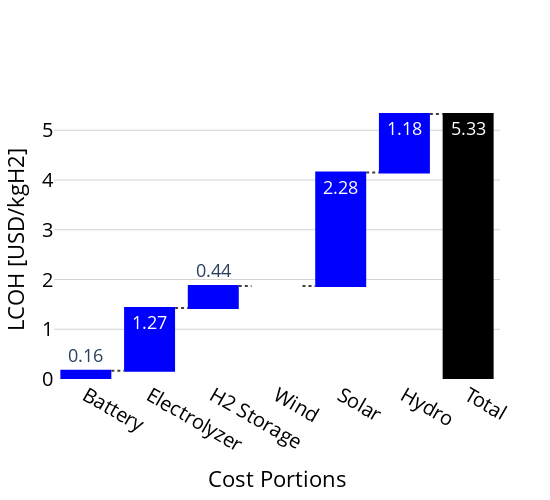

The code cell stored with this chart in its notebook:
### Code cell
hydro_year = "atlite" # wet dry atlite
scenario_year = "30" # 25 30
electrolyser_type = "PEM" # ALK PEM

# gdf_data = gpd.read_file(f'Resources\\net_generation\\Scenario_{hydro_year}_{electrolyser_type}_{scenario_year}\\hex_cost_components.geojson')
gdf_data = gpd.read_file(f'Resources\\Scenario_{hydro_year}_{electrolyser_type}_{scenario_year}\\hex_cost_components.geojson')

generate_waterfall_chart(gdf_data, 'trucking')

vmin = gdf_data["Vientiane trucking production cost"].min() - 0.5
plot_full_cost_map(
    gdf_data, 'Vientiane', 'Vientiane trucking production cost', 
    r'Resources\Scenario_dry_ALK_25\Visualisation\visualisation_lowest_cost.png', 
    vmin=vmin, vmax=vmax
)

plot_cost_distribution(gdf_data, 
                       'Vientiane trucking production cost', 
                       'cost_distribution.png', 15)

### Figure 1 — Plotly figure (JSON) as saved in the notebook; plotly's stock layout.template omitted (floating-point values rounded to 4 significant figures)
{"data": [{"connector": {"line": {"color": "rgb(63, 63, 63)", "dash": "dot"}}, "decreasing": {"marker": {"color": "#ff7f0e"}}, "increasing": {"marker": {"color": "#0000ff"}}, "measure": ["relative", "relative", "relative", "relative", "relative", "relative", "total"], "orientation": "v", "text": ["0.16", "1.27", "0.44", "0.00", "2.28", "1.18", "5.33"], "totals": {"marker": {"color": "#000000"}}, "type": "waterfall", "x": ["Battery", "Electrolyzer", "H2 Storage", "Wind", "Solar", "Hydro", "Total"], "y": [0.1637, 1.266, 0.4392, 0, 2.281, 1.179, 0]}], "layout": {"font": {"size": 18}, "height": 500, "margin": {"b": 50, "l": 50, "r": 50, "t": 100}, "plot_bgcolor": "white", "showlegend": false, "width": 550, "xaxis": {"tickfont": {"color": "black", "size": 20}, "title": {"font": {"color": "black", "size": 22}, "text": "Cost Portions"}}, "yaxis": {"gridcolor": "lightgrey", "showgrid": true, "tickfont": {"color": "black", "size": 20}, "title": {"font": {"color": "black", "size": 22}, "text": "LCOH [USD/kgH2]"}}}}
